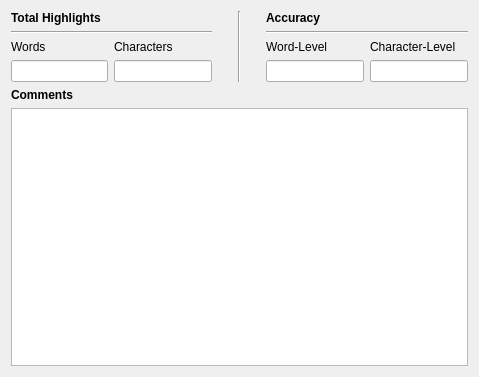
<?xml version="1.0" encoding="UTF-8"?>
<ui version="4.0">
 <class>CommentsView</class>
 <widget class="QDialog" name="CommentsView">
  <property name="geometry">
   <rect>
    <x>0</x>
    <y>0</y>
    <width>479</width>
    <height>377</height>
   </rect>
  </property>
  <property name="windowTitle">
   <string>View Comments</string>
  </property>
  <layout class="QHBoxLayout" name="horizontalLayout_4">
   <item>
    <layout class="QVBoxLayout" name="verticalLayout_7">
     <item>
      <layout class="QHBoxLayout" name="horizontalLayout_3">
       <item>
        <layout class="QVBoxLayout" name="verticalLayout_3">
         <item>
          <widget class="QLabel" name="label">
           <property name="text">
            <string>&lt;b&gt;Total Highlights&lt;/b&gt;</string>
           </property>
          </widget>
         </item>
         <item>
          <widget class="Line" name="line_3">
           <property name="orientation">
            <enum>Qt::Horizontal</enum>
           </property>
          </widget>
         </item>
         <item>
          <layout class="QHBoxLayout" name="horizontalLayout">
           <item>
            <layout class="QVBoxLayout" name="verticalLayout">
             <item>
              <widget class="QLabel" name="label_2">
               <property name="text">
                <string>Words</string>
               </property>
              </widget>
             </item>
             <item>
              <widget class="QLineEdit" name="h_words"/>
             </item>
            </layout>
           </item>
           <item>
            <layout class="QVBoxLayout" name="verticalLayout_2">
             <item>
              <widget class="QLabel" name="label_4">
               <property name="text">
                <string>Characters</string>
               </property>
              </widget>
             </item>
             <item>
              <widget class="QLineEdit" name="h_characters"/>
             </item>
            </layout>
           </item>
          </layout>
         </item>
        </layout>
       </item>
       <item>
        <spacer name="horizontalSpacer_2">
         <property name="orientation">
          <enum>Qt::Horizontal</enum>
         </property>
         <property name="sizeHint" stdset="0">
          <size>
           <width>40</width>
           <height>20</height>
          </size>
         </property>
        </spacer>
       </item>
       <item>
        <widget class="Line" name="line_2">
         <property name="orientation">
          <enum>Qt::Vertical</enum>
         </property>
        </widget>
       </item>
       <item>
        <spacer name="horizontalSpacer">
         <property name="orientation">
          <enum>Qt::Horizontal</enum>
         </property>
         <property name="sizeHint" stdset="0">
          <size>
           <width>40</width>
           <height>20</height>
          </size>
         </property>
        </spacer>
       </item>
       <item>
        <layout class="QVBoxLayout" name="verticalLayout_4">
         <item>
          <widget class="QLabel" name="label_6">
           <property name="text">
            <string>&lt;b&gt;Accuracy&lt;/b&gt;</string>
           </property>
          </widget>
         </item>
         <item>
          <widget class="Line" name="line">
           <property name="orientation">
            <enum>Qt::Horizontal</enum>
           </property>
          </widget>
         </item>
         <item>
          <layout class="QHBoxLayout" name="horizontalLayout_2">
           <item>
            <layout class="QVBoxLayout" name="verticalLayout_5">
             <item>
              <widget class="QLabel" name="label_7">
               <property name="text">
                <string>Word-Level</string>
               </property>
              </widget>
             </item>
             <item>
              <widget class="QLineEdit" name="acc_word"/>
             </item>
            </layout>
           </item>
           <item>
            <layout class="QVBoxLayout" name="verticalLayout_6">
             <item>
              <widget class="QLabel" name="label_8">
               <property name="text">
                <string>Character-Level</string>
               </property>
              </widget>
             </item>
             <item>
              <widget class="QLineEdit" name="acc_character"/>
             </item>
            </layout>
           </item>
          </layout>
         </item>
        </layout>
       </item>
      </layout>
     </item>
     <item>
      <widget class="QLabel" name="label_3">
       <property name="text">
        <string>&lt;b&gt;Comments&lt;/b&gt;</string>
       </property>
      </widget>
     </item>
     <item>
      <widget class="QTextBrowser" name="commentTextBrowser">
       <property name="maximumSize">
        <size>
         <width>604</width>
         <height>16777215</height>
        </size>
       </property>
       <property name="font">
        <font>
         <family>Shobhika</family>
         <pointsize>14</pointsize>
         <weight>50</weight>
         <bold>false</bold>
        </font>
       </property>
      </widget>
     </item>
    </layout>
   </item>
  </layout>
 </widget>
 <resources/>
 <connections/>
</ui>
